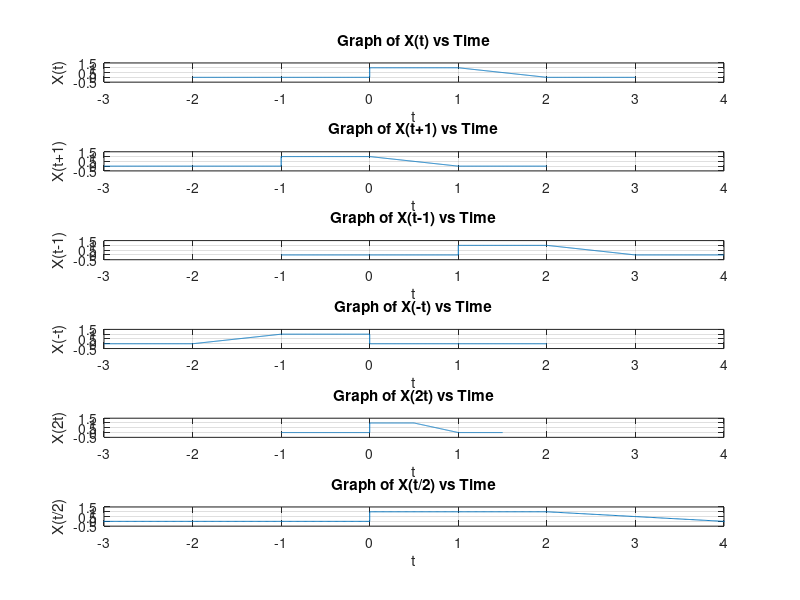

Reproduce this figure in MATLAB.

t1= -2: 0.005 : 0;
x1= linspace(0,0,length(t1));

t2= 0: 0.005 : 1;
x2= linspace(1,1,length(t2));

t3= 1: 0.005 : 2;
x3= linspace(1,0,length(t3));

t4= 2: 0.005 : 3;
x4= linspace(0,0,length(t4));

t = [t1 t2 t3 t4];
x = [x1 x2 x3 x4];

subplot(6,1,1)
plot(t,x);
grid;
axis([-3 4 -.5 1.5])
xlabel('t')
ylabel('X(t)')
title('Graph of X(t) vs Time')

subplot(6,1,2)
plot(t-1,x);
grid;
axis([-3 4 -.5 1.5])
xlabel('t')
ylabel('X(t+1)')
title('Graph of X(t+1) vs Time')

subplot(6,1,3)
plot(t+1,x);
grid;
axis([-3 4 -.5 1.5])
xlabel('t')
ylabel('X(t-1)')
title('Graph of X(t-1) vs Time')

subplot(6,1,4)
plot(-t,x);
grid;
axis([-3 4 -.5 1.5])
xlabel('t')
ylabel('X(-t)')
title('Graph of X(-t) vs Time')

subplot(6,1,5)
plot(t/2,x);
grid;
axis([-3 4 -.5 1.5])
xlabel('t')
ylabel('X(2t)')
title('Graph of X(2t) vs Time')

subplot(6,1,6)
plot(t*2,x);
grid;
axis([-3 4 -.5 1.5])
xlabel('t')
ylabel('X(t/2)')
title('Graph of X(t/2) vs Time')